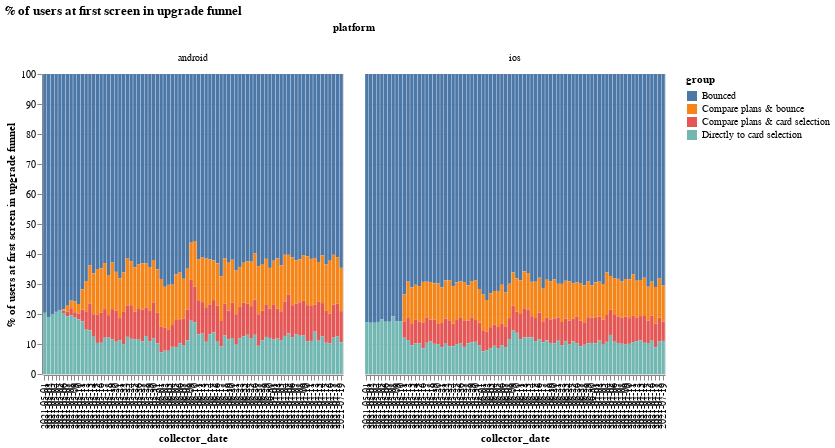

The notebook cell saved with this chart:
### Code cell
## cta --> bounce
## cta --> card selection
## cta --> compare plans --> bounce
## cta --> compare plans --> card selection

df = pd.read_csv("cta.csv")
df = df.loc[df["step"] == "cta", :]

df = df.groupby(["platform", "user_id", "collector_date"]).agg("count").reset_index()

compare = pd.read_csv("tier_comparison.csv")
compare = (
    compare.groupby(["platform", "user_id", "collector_date"])
    .agg("count")
    .reset_index()
)
compare["compare"] = 1

card = pd.read_csv("card_selection.csv")
card = (
    card.groupby(["platform", "user_id", "collector_date"]).agg("count").reset_index()
)
card["card"] = 1

df = (
    df.merge(compare, on=["user_id", "collector_date", "platform"], how="left")
    .reset_index()
    .fillna(0)
)
df = (
    df.merge(card, on=["user_id", "collector_date", "platform"], how="left")
    .reset_index()
    .fillna(0)
)

df = df.loc[:, ["user_id", "platform", "collector_date", "compare", "card"]]

df["group"] = "Bounced"
df.loc[(df["compare"] == 1) & (df["card"] == 0), "group"] = "Compare plans & bounce"
df.loc[(df["compare"] == 0) & (df["card"] == 1), "group"] = "Directly to card selection"
df.loc[
    (df["compare"] == 1) & (df["card"] == 1), "group"
] = "Compare plans & card selection"

df = (
    df.groupby(["collector_date", "platform", "group"])["user_id"]
    .agg("nunique")
    .reset_index()
)

df["perc"] = (
    100
    * df["user_id"]
    / df.groupby(["collector_date", "platform"])["user_id"].transform("sum")
)

alt.Chart(
    df.loc[(df["collector_date"] >= "2021-04-01") & (df["platform"] != "web"), :]
).mark_bar().encode(
    x="collector_date:O",
    y=alt.Y(
        "perc:Q", axis=alt.Axis(title="% of users at first screen in upgrade funnel")
    ),
    color="group:N",
    column="platform:N",
).properties(
    width=300, height=300, title="% of users at first screen in upgrade funnel"
)

### Figure 1 — Vega-Lite specification as saved in the notebook (floating-point values rounded to 4 significant figures; data arrays with more than 128 entries replaced by an {"elided": "..."} marker saying what was removed)
{"config": {"view": {"continuousWidth": 400, "continuousHeight": 300}}, "data": {"name": "data-6b8c04ac0b34cc08b2ee268499a61e2a"}, "mark": "bar", "encoding": {"color": {"type": "nominal", "field": "group"}, "column": {"type": "nominal", "field": "platform"}, "x": {"type": "ordinal", "field": "collector_date"}, "y": {"type": "quantitative", "axis": {"title": "% of users at first screen in upgrade funnel"}, "field": "perc"}}, "height": 300, "title": "% of users at first screen in upgrade funnel", "width": 300, "$schema": "https://vega.github.io/schema/vega-lite/v4.8.1.json", "datasets": {"data-6b8c04ac0b34cc08b2ee268499a61e2a": {"elided": "610 records"}}}
